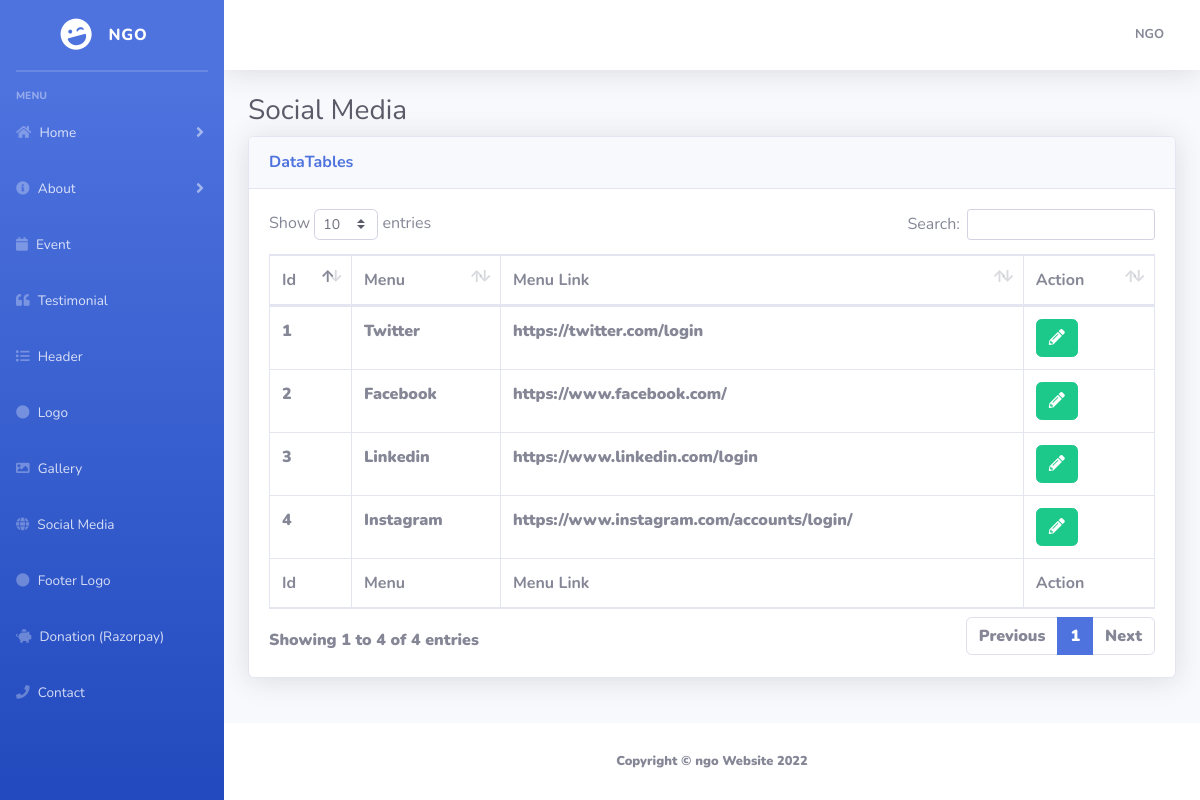
Page /admin/social.php (signed in) on the committed database.
### tables this page shows
CREATE TABLE `social_media` (
  `id` int(11) NOT NULL,
  `menu` varchar(1000) NOT NULL,
  `social_link` varchar(1000) NOT NULL
);

### admin/db.php (called while the page is built, shortened)
?><?php
class DBController {
private $host = "localhost";
	private $user = "admin_oxpin";
	private $password = "parthiv99";
	private $database = "admin_oxpin";
	private $conn;
	function __construct() {
		$this->conn = $this->connectDB();
	}
	function connectDB() {
		$conn = mysqli_connect($this->host,$this->user,$this->password,$this->database);
mysqli_set_charset($conn,"utf8");
		return $conn;
	}
	function runQuery($query) {
		$result = mysqli_query($this->conn,$query);
		while($row=mysqli_fetch_assoc($result)) {
			$resultset[] = $row;
		}
		if(!empty($resultset))
			return $resultset;
	}
}
$db_handle = new DBController();
?>

### admin/social.php (the view, shortened to what this page needs)
<?php
include('header.php');
?>
                <div class="container-fluid">
                    <h1 class="h3 mb-2 text-gray-800">Social Media</h1>
                    <div class="card shadow mb-4">
                        <div class="card-header py-3">
                            <h6 class="m-0 font-weight-bold text-primary">DataTables</h6>
                        </div>
                        <div class="card-body">
                            <div class="table-responsive">
                                <table class="table table-bordered" id="dataTable" width="100%" cellspacing="0">
                                    <thead>
                                        <tr>
                                            <th>Id</th>
                                            <th>Menu</th>
                                            <th>Menu Link</th>
                                            <th>Action</th>
                                        </tr>
                                    </thead>
                                    <tfoot>
                                        <tr>
                                            <th>Id</th>
                                            <th>Menu</th>
                                            <th>Menu Link</th>
                                            <th>Action</th>
                                        </tr>
                                    </tfoot>
                                    <tbody>
                                    <?php
$result = $db_handle->runQuery("select * from social_media ");
foreach($result as $row) { ?>
                    <td ><?php echo $row['id'];?></td>
                    <td ><?php echo $row['menu'];?></td>
                    <td ><?php echo $row['social_link'];?></td>
                    <td>
                      <a href="socialedit.php?id=<?php echo $row['id']; ?>"> <button class="btn btn-success btn-xs"><i class="fas fa-pencil-alt"></i></button></a>
                    </td>
<?php } ?>
                                        </tbody>
                                </table>
                            </div>
                        </div>
                    </div>
                </div>
            </div>
            <footer class="sticky-footer bg-white">
                <div class="container my-auto">
                    <div class="copyright text-center my-auto">
                        <span>Copyright &copy; ngo Website 2022</span>
                    </div>
                </div>
            </footer>
        </div>
    </div>
</body>
</html>

### rows in the picture
social_media: id "1", menu "Twitter", social_link "https://twitter.com/login"
social_media: id "2", menu "Facebook", social_link "https://www.facebook.com/"
social_media: id "3", menu "Linkedin", social_link "https://www.linkedin.com/login"
social_media: id "4", menu "Instagram", social_link "https://www.instagram.com/accounts/login/"
